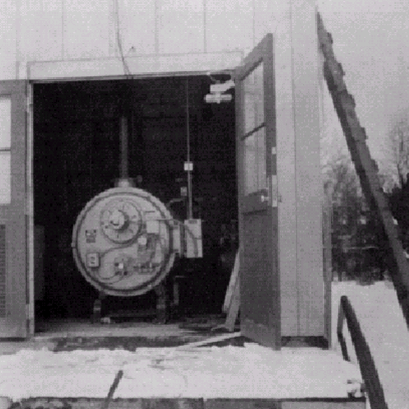
%> input picture Demo/matlab/4.png, 409 x 409 px
$ octave test_homo2.m   (GNU Octave 9; MATLAB toolbox functions it lacks are replaced by stand-ins)
%> lines starting %> are read from the running program, lines starting %| are printed output that depends on the picture
im = im2double(rgb2gray(imread('4.png')));
%> im: size 409x409 double; min 0, max 0.882, mean 0.453


imh = log(im + 2);
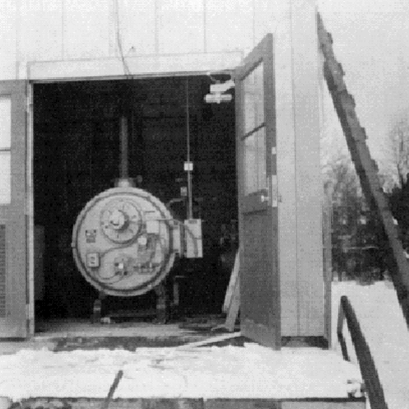
%> imh: size 409x409 double; min 0.693, max 1.06, mean 0.891; drawn with min black and max white

F = fftshift(fft2(imh));

sy = size(im, 1);
%> sy = 409
sx = size(im, 2);
%> sx = 409

[yy, xx] = ndgrid(1:sy, 1:sx);

D = sqrt((yy-sy/2).^2 + (xx-sx/2).^2);

rH = 2;
rL = 0.5;
D0 = 80;
H = (rH - rL)*(1- exp(-D.^2/D0^2) ) + rL;

DF = F.*H;

imdh = real(ifft2(ifftshift(DF)));
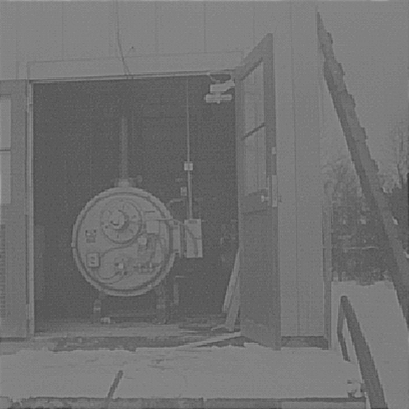
%> imdh: size 409x409 double; min 0.22, max 0.654, mean 0.446

imd = exp(imdh) - 2;
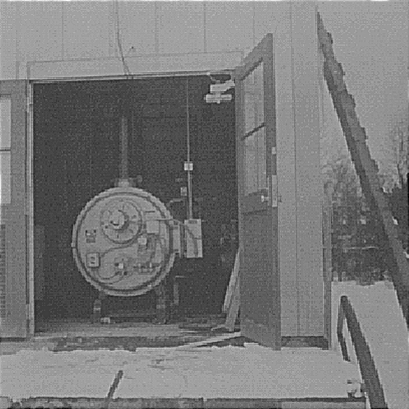
%> imd: size 409x409 double; min -0.754, max -0.0759, mean -0.436; drawn with min black and max white

figure;

subplot(221);
imshow(im);

subplot(222);
imagesc(imd);
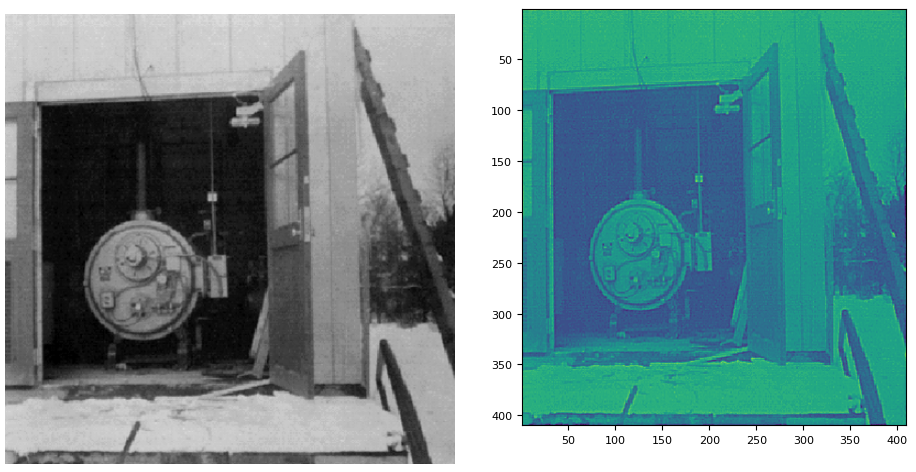
%> figure redrawn from the program's plot data, 2 panels

$ run again, with Demo/matlab/1.png copied over Demo/matlab/4.png
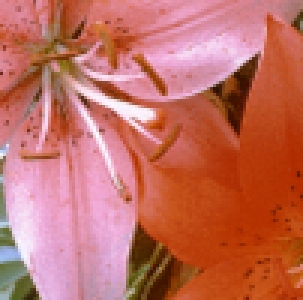
%> input picture Demo/matlab/1.png, 101 x 100 px (shown 3 times larger)
%> `imd = exp(imdh) - 2;`:
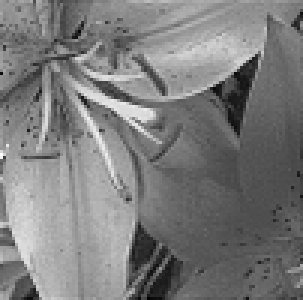
%> imd: size 100x101 double (shown 3 times larger); min -0.584, max -0.23, mean -0.411; drawn with min black and max white
%> `imagesc(imd);`:
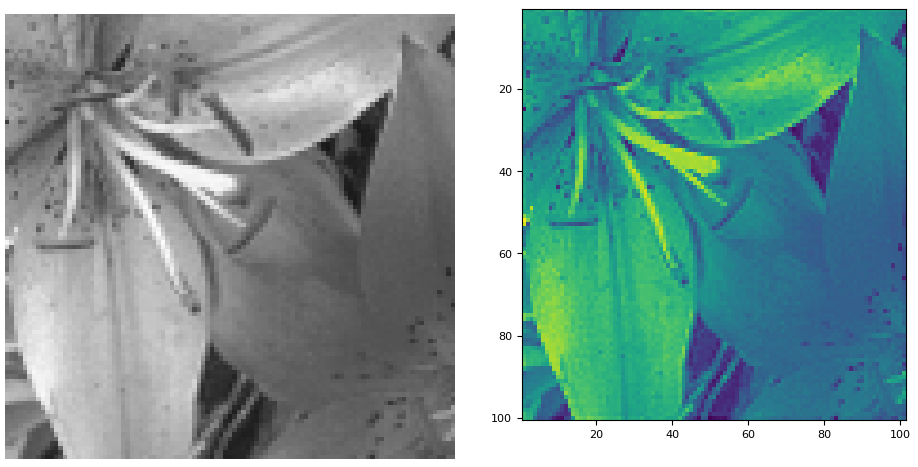
%> figure redrawn from the program's plot data, 2 panels

$ run again, with Demo/matlab/2.png copied over Demo/matlab/4.png
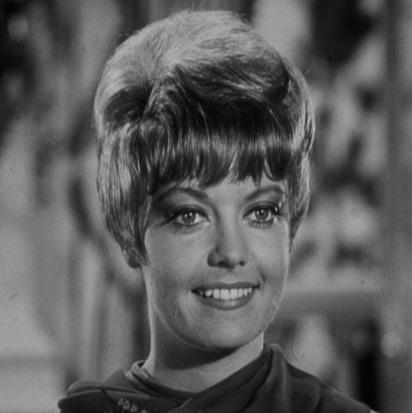
%> input picture Demo/matlab/2.png, 412 x 413 px
%> `imh = log(im + 2);`:
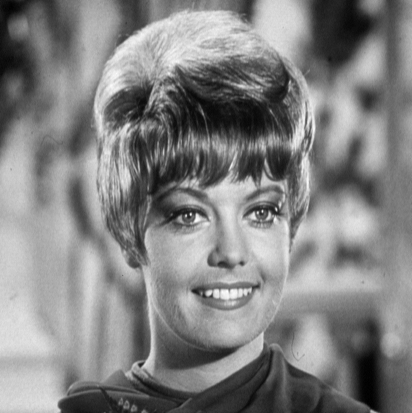
%> imh: size 413x412 double; min 0.697, max 1.01, mean 0.855; drawn with min black and max white
%> `imagesc(imd);`:
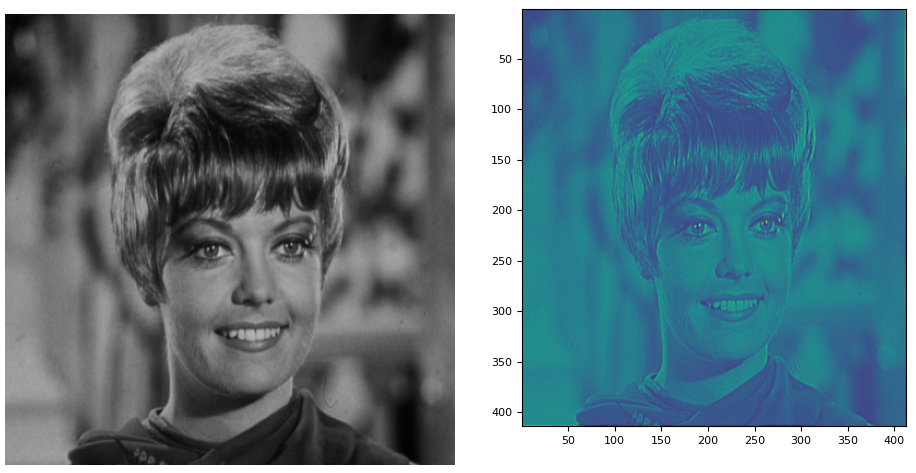
%> figure redrawn from the program's plot data, 2 panels

$ run again, with Demo/matlab/3.png copied over Demo/matlab/4.png
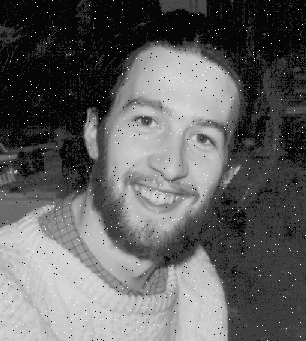
%> input picture Demo/matlab/3.png, 306 x 341 px
%> `imd = exp(imdh) - 2;`:
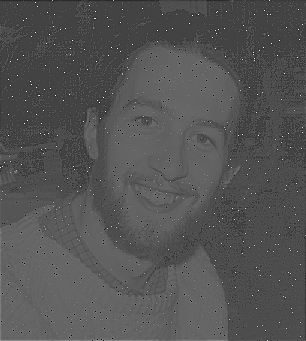
%> imd: size 341x306 double; min -1.07, max 0.797, mean -0.458; drawn with min black and max white
%> `imagesc(imd);`:
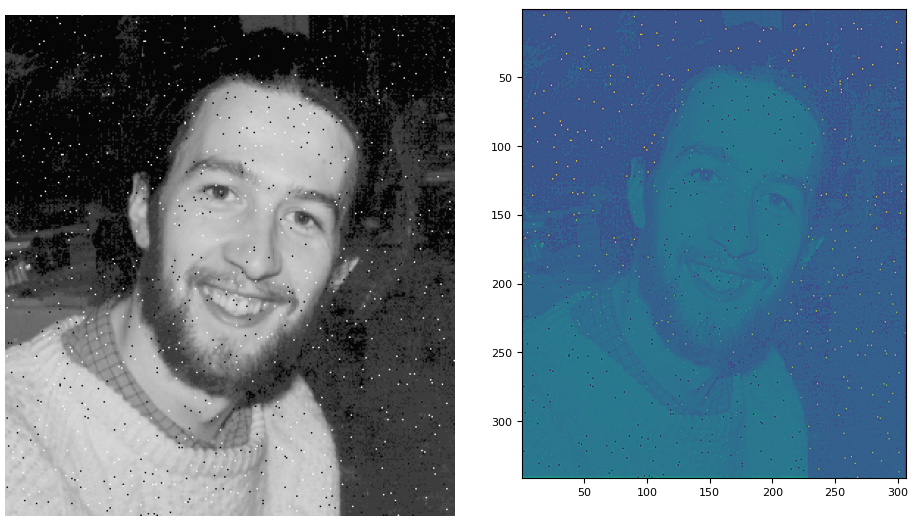
%> figure redrawn from the program's plot data, 2 panels
